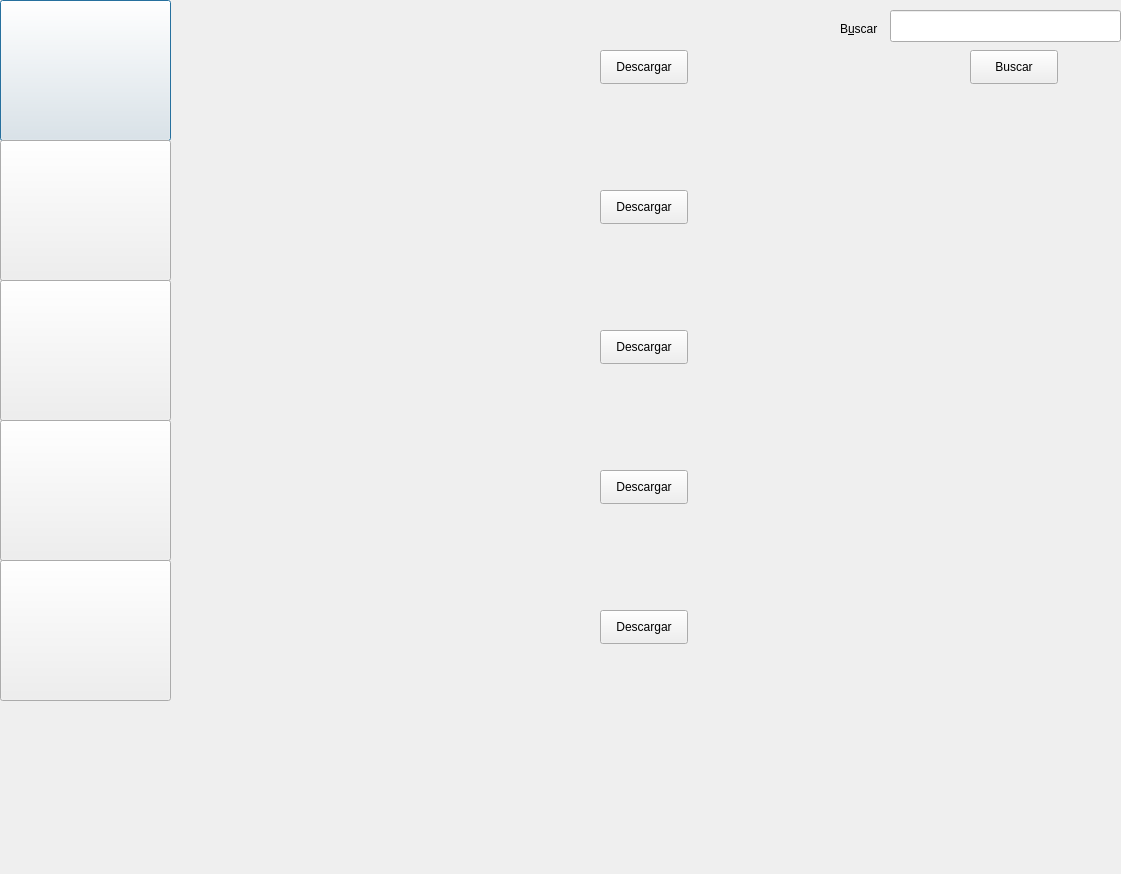
<?xml version="1.0" encoding="UTF-8"?>
<ui version="4.0">
 <class>Dialog</class>
 <widget class="QDialog" name="Dialog">
  <property name="geometry">
   <rect>
    <x>0</x>
    <y>0</y>
    <width>1121</width>
    <height>874</height>
   </rect>
  </property>
  <property name="windowTitle">
   <string>GUIYoutube</string>
  </property>
  <property name="windowIcon">
   <iconset>
    <normaloff>Youtube.ico</normaloff>
    <normalon>Youtube.ico</normalon>Youtube.ico</iconset>
  </property>
  <property name="windowOpacity">
   <double>1.000000000000000</double>
  </property>
  <widget class="QPushButton" name="Button1">
   <property name="geometry">
    <rect>
     <x>0</x>
     <y>0</y>
     <width>171</width>
     <height>141</height>
    </rect>
   </property>
   <property name="autoFillBackground">
    <bool>false</bool>
   </property>
   <property name="text">
    <string/>
   </property>
   <property name="icon">
    <iconset>
     <normaloff>Youtube.ico</normaloff>Youtube.ico</iconset>
   </property>
   <property name="iconSize">
    <size>
     <width>160</width>
     <height>140</height>
    </size>
   </property>
  </widget>
  <widget class="QPushButton" name="Button2">
   <property name="geometry">
    <rect>
     <x>0</x>
     <y>140</y>
     <width>171</width>
     <height>141</height>
    </rect>
   </property>
   <property name="text">
    <string/>
   </property>
   <property name="icon">
    <iconset>
     <normaloff>Youtube.ico</normaloff>Youtube.ico</iconset>
   </property>
   <property name="iconSize">
    <size>
     <width>160</width>
     <height>140</height>
    </size>
   </property>
  </widget>
  <widget class="QPushButton" name="Button3">
   <property name="geometry">
    <rect>
     <x>0</x>
     <y>280</y>
     <width>171</width>
     <height>141</height>
    </rect>
   </property>
   <property name="text">
    <string/>
   </property>
   <property name="icon">
    <iconset>
     <normaloff>Youtube.ico</normaloff>Youtube.ico</iconset>
   </property>
   <property name="iconSize">
    <size>
     <width>160</width>
     <height>140</height>
    </size>
   </property>
  </widget>
  <widget class="QPushButton" name="Button4">
   <property name="geometry">
    <rect>
     <x>0</x>
     <y>420</y>
     <width>171</width>
     <height>141</height>
    </rect>
   </property>
   <property name="text">
    <string/>
   </property>
   <property name="icon">
    <iconset>
     <normaloff>Youtube.ico</normaloff>Youtube.ico</iconset>
   </property>
   <property name="iconSize">
    <size>
     <width>160</width>
     <height>140</height>
    </size>
   </property>
  </widget>
  <widget class="QPushButton" name="Button5">
   <property name="geometry">
    <rect>
     <x>0</x>
     <y>560</y>
     <width>171</width>
     <height>141</height>
    </rect>
   </property>
   <property name="text">
    <string/>
   </property>
   <property name="icon">
    <iconset>
     <normaloff>Youtube.ico</normaloff>Youtube.ico</iconset>
   </property>
   <property name="iconSize">
    <size>
     <width>160</width>
     <height>140</height>
    </size>
   </property>
  </widget>
  <widget class="QLabel" name="label1">
   <property name="geometry">
    <rect>
     <x>170</x>
     <y>20</y>
     <width>411</width>
     <height>91</height>
    </rect>
   </property>
   <property name="text">
    <string/>
   </property>
   <property name="buddy">
    <cstring>Button1</cstring>
   </property>
  </widget>
  <widget class="QLabel" name="label2">
   <property name="geometry">
    <rect>
     <x>170</x>
     <y>160</y>
     <width>411</width>
     <height>91</height>
    </rect>
   </property>
   <property name="text">
    <string/>
   </property>
   <property name="buddy">
    <cstring>Button2</cstring>
   </property>
  </widget>
  <widget class="QLabel" name="label3">
   <property name="geometry">
    <rect>
     <x>170</x>
     <y>300</y>
     <width>411</width>
     <height>91</height>
    </rect>
   </property>
   <property name="text">
    <string/>
   </property>
   <property name="buddy">
    <cstring>Button3</cstring>
   </property>
  </widget>
  <widget class="QLabel" name="label4">
   <property name="geometry">
    <rect>
     <x>170</x>
     <y>440</y>
     <width>411</width>
     <height>91</height>
    </rect>
   </property>
   <property name="text">
    <string/>
   </property>
   <property name="buddy">
    <cstring>Button4</cstring>
   </property>
  </widget>
  <widget class="QLabel" name="label5">
   <property name="geometry">
    <rect>
     <x>170</x>
     <y>590</y>
     <width>411</width>
     <height>91</height>
    </rect>
   </property>
   <property name="text">
    <string/>
   </property>
   <property name="buddy">
    <cstring>Button5</cstring>
   </property>
  </widget>
  <widget class="QLabel" name="labelBuscar">
   <property name="geometry">
    <rect>
     <x>840</x>
     <y>20</y>
     <width>59</width>
     <height>18</height>
    </rect>
   </property>
   <property name="text">
    <string>B&amp;uscar</string>
   </property>
   <property name="buddy">
    <cstring>lineBuscar</cstring>
   </property>
  </widget>
  <widget class="QLineEdit" name="lineBuscar">
   <property name="geometry">
    <rect>
     <x>890</x>
     <y>10</y>
     <width>231</width>
     <height>32</height>
    </rect>
   </property>
  </widget>
  <widget class="QPushButton" name="ButtonBuscar">
   <property name="geometry">
    <rect>
     <x>970</x>
     <y>50</y>
     <width>88</width>
     <height>34</height>
    </rect>
   </property>
   <property name="text">
    <string>Buscar</string>
   </property>
  </widget>
  <widget class="QPushButton" name="ButtonDescargar1">
   <property name="geometry">
    <rect>
     <x>600</x>
     <y>50</y>
     <width>88</width>
     <height>34</height>
    </rect>
   </property>
   <property name="text">
    <string>Descargar</string>
   </property>
  </widget>
  <widget class="QPushButton" name="ButtonDescargar2">
   <property name="geometry">
    <rect>
     <x>600</x>
     <y>190</y>
     <width>88</width>
     <height>34</height>
    </rect>
   </property>
   <property name="text">
    <string>Descargar</string>
   </property>
  </widget>
  <widget class="QPushButton" name="ButtonDescargar3">
   <property name="geometry">
    <rect>
     <x>600</x>
     <y>330</y>
     <width>88</width>
     <height>34</height>
    </rect>
   </property>
   <property name="text">
    <string>Descargar</string>
   </property>
  </widget>
  <widget class="QPushButton" name="ButtonDescargar4">
   <property name="geometry">
    <rect>
     <x>600</x>
     <y>470</y>
     <width>88</width>
     <height>34</height>
    </rect>
   </property>
   <property name="text">
    <string>Descargar</string>
   </property>
  </widget>
  <widget class="QPushButton" name="ButtonDescargar5">
   <property name="geometry">
    <rect>
     <x>600</x>
     <y>610</y>
     <width>88</width>
     <height>34</height>
    </rect>
   </property>
   <property name="text">
    <string>Descargar</string>
   </property>
  </widget>
  <widget class="QLabel" name="label">
   <property name="geometry">
    <rect>
     <x>10</x>
     <y>730</y>
     <width>1101</width>
     <height>131</height>
    </rect>
   </property>
   <property name="font">
    <font>
     <pointsize>12</pointsize>
     <weight>75</weight>
     <bold>true</bold>
    </font>
   </property>
   <property name="lineWidth">
    <number>4</number>
   </property>
   <property name="text">
    <string/>
   </property>
   <property name="textFormat">
    <enum>Qt::AutoText</enum>
   </property>
   <property name="textInteractionFlags">
    <set>Qt::LinksAccessibleByMouse</set>
   </property>
  </widget>
 </widget>
 <resources/>
 <connections>
  <connection>
   <sender>lineBuscar</sender>
   <signal>returnPressed()</signal>
   <receiver>ButtonBuscar</receiver>
   <slot>click()</slot>
   <hints>
    <hint type="sourcelabel">
     <x>995</x>
     <y>25</y>
    </hint>
    <hint type="destinationlabel">
     <x>1000</x>
     <y>70</y>
    </hint>
   </hints>
  </connection>
 </connections>
</ui>
